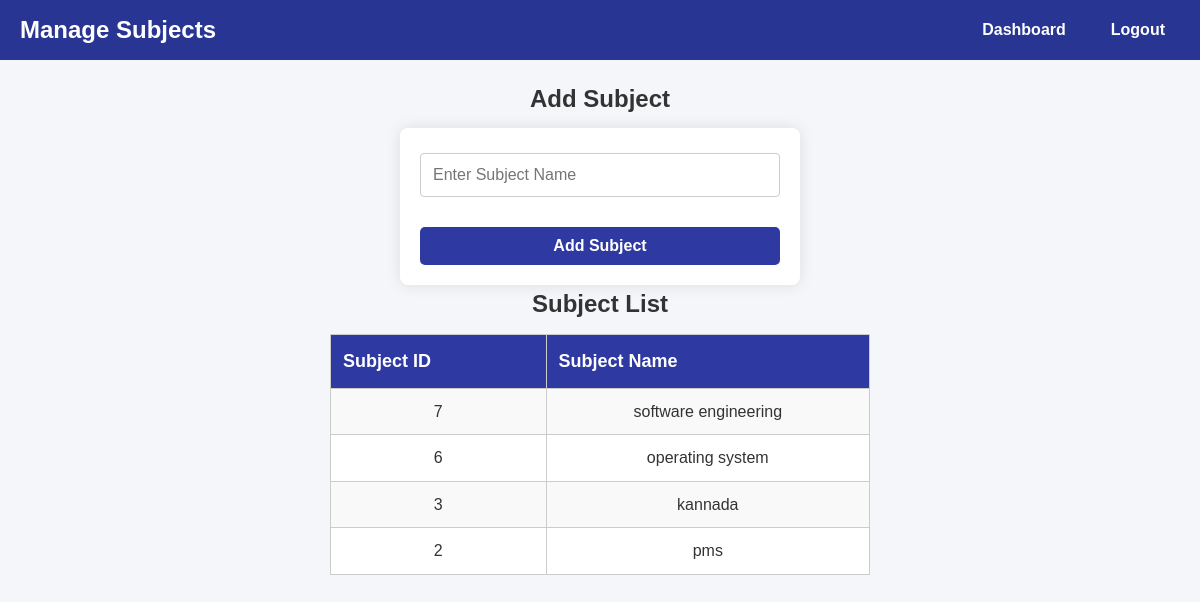
The page /addsubject.php on the database its author committed.
### tables this page shows
CREATE TABLE `subject` (
  `subjectid` int(11) NOT NULL,
  `subjectname` varchar(20) NOT NULL
);

### addsubject.php (the view, shortened to what this page needs)
<?php
include 'dbconfig.php';
$query = "SELECT * FROM subject ORDER BY subjectid DESC";
$result = $conn->query($query);
?>
<!DOCTYPE html>
<html lang="en">
<head>
    <link rel="stylesheet" href="style.css">
</head>
<body>
    <div class="navbar">
        <h1>Manage Subjects</h1>
        <ul>
            <li><a href="teacherdashboard.php">Dashboard</a></li>
            <li><a href="logout.php">Logout</a></li>
        </ul>
    </div>
    <div class="container">
        <h2>Add Subject</h2>
        <form method="POST">
            <input type="text" name="subjectname" placeholder="Enter Subject Name" required>
            <button type="submit" name="add_subject">Add Subject</button>
        </form>
        <h3>Subject List</h3>
        <table border="1">
            <tr>
                <th>Subject ID</th>
                <th>Subject Name</th>
            </tr>
            <?php while ($row = $result->fetch_assoc()): ?>
            <tr>
                <td><?= htmlspecialchars($row['subjectid']); ?></td>
                <td><?= htmlspecialchars($row['subjectname']); ?></td>
            </tr>
            <?php endwhile; ?>
        </table>
    </div>
</body>
</html>

### style.css (style rules this page uses)
* { margin: 0; padding: 0; box-sizing: border-box; }
body { font-family: 'Segoe UI', Tahoma, Geneva, Verdana, sans-serif; background-color: #f0f2f5; color: #333; line-height: 1.6; }
.navbar { background-color: #2e3aa1; color: white; padding: 15px; display: flex; justify-content: space-between; align-items: center; height: 60px; }
table { width: 100%; max-width: 800px; border-collapse: collapse; background-color: white; }
th, td { border: 1px solid #ddd; padding: 12px; text-align: center; }
th { background-color: #2e3aa1; color: white; }
tr:nth-child(even) { background-color: #f9f9f9; }
form { max-width: 600px; margin: 0 auto; text-align: center; margin-top: 200px; }
form input[type="text"], form input[type="password"], form input[type="email"] { width: 100%; padding: 12px; margin-bottom: 20px; border: 1px solid #ccc; border-radius: 4px; }
form button { width: 100%; padding: 12px; background-color: #3f51b5; color: #fff; border: none; border-radius: 4px; font-size: 1.1em; cursor: pointer; transition: background-color 0.3s; }
.navbar h1 { font-size: 1.8em; margin: 0; }
.navbar ul { list-style: none; margin: 0; padding: 0; }
.navbar ul li { display: inline; }
.navbar ul li a { color: white; text-decoration: none; font-size: 16px; font-weight: bold; padding: 10px 15px; border-radius: 4px; transition: background-color 0.3s; }
body { font-family: Arial, sans-serif; background-color: #f2f3f7; margin: 0; padding: 0; }
.navbar { background-color: #2e3aa1; color: white; padding: 15px; display: flex; justify-content: space-between; align-items: center; }
.navbar h1 { margin: 0; font-size: 22px; }
.navbar ul { list-style-type: none; margin: 0; padding: 0; display: flex; }
.navbar ul li { margin-left: 15px; }
.navbar ul li a { text-decoration: none; color: white; font-weight: bold; padding: 8px 15px; border-radius: 4px; transition: 0.3s; }
form { display: flex; flex-direction: column; gap: 10px; max-width: 400px; }
input, select { padding: 8px; border: 1px solid #ccc; border-radius: 5px; font-size: 14px; }
button[type="submit"] { background-color: #2e3aa1; color: white; padding: 10px 20px; font-size: 16px; font-weight: bold; border: none; border-radius: 5px; cursor: pointer; transition: background 0.3s; }
table { width: 100%; border-collapse: collapse; margin-top: 10px; }
th, td { border: 1px solid #ccc; padding: 8px; text-align: left; }
table { width: 80%; border-collapse: collapse; background-color: white; }
th { background-color: #2e3aa1; color: white; padding: 10px; }
td { padding: 10px; text-align: center; border: 1px solid #ccc; }
body { text-align: center; font-family: Arial, sans-serif; }
form { margin-bottom: 15px; }
input, button { padding: 10px; font-size: 16px; }
button { background: #2e3aa1; color: white; border: none; border-radius: 5px; cursor: pointer; }
table { width: 50%; border-collapse: collapse; background-color: white; text-align: center; margin: auto; }
th { background-color: #2e3aa1; color: white; padding: 12px; font-size: 18px; }
td { padding: 10px; border: 1px solid #ccc; font-size: 16px; }
h2, h3 { text-align: center; font-size: 24px; font-weight: bold; margin-bottom: 10px; }
body { font-family: Arial, sans-serif; background-color: #f5f5f5; margin: 0; padding: 0; }
.navbar { background-color: #283593; overflow: hidden; padding: 10px 20px; color: white; text-align: left; }
.navbar h1 { display: inline-block; margin: 0; font-size: 24px; }
.navbar ul { float: right; list-style-type: none; margin: 0; padding: 0; }
.navbar li { display: inline; margin-left: 20px; }
.navbar a { color: white; text-decoration: none; padding: 5px 10px; }
h2 { text-align: center; margin-top: 20px; color: #333; }
form { width: 400px; margin: auto; background: #ffffff; padding: 20px; border-radius: 8px; box-shadow: 0 0 15px rgba(0, 0, 0, 0.1); }
input[type="text"], input[type="number"], select, input[type="submit"] { width: 100%; padding: 12px; margin-top: 5px; margin-bottom: 15px; border-radius: 5px; border: 1px solid #ccc; }
body { margin: 0; padding: 0; font-family: 'Arial', sans-serif; background-color: #f4f6f9; color: #333; }
.container { width: 90%; margin: 0 auto; max-width: 1200px; }

### rows shown on the page
subject: subjectid "7", subjectname "software engineering"
subject: subjectid "6", subjectname "operating system"
subject: subjectid "3", subjectname "kannada"
subject: subjectid "2", subjectname "pms"
